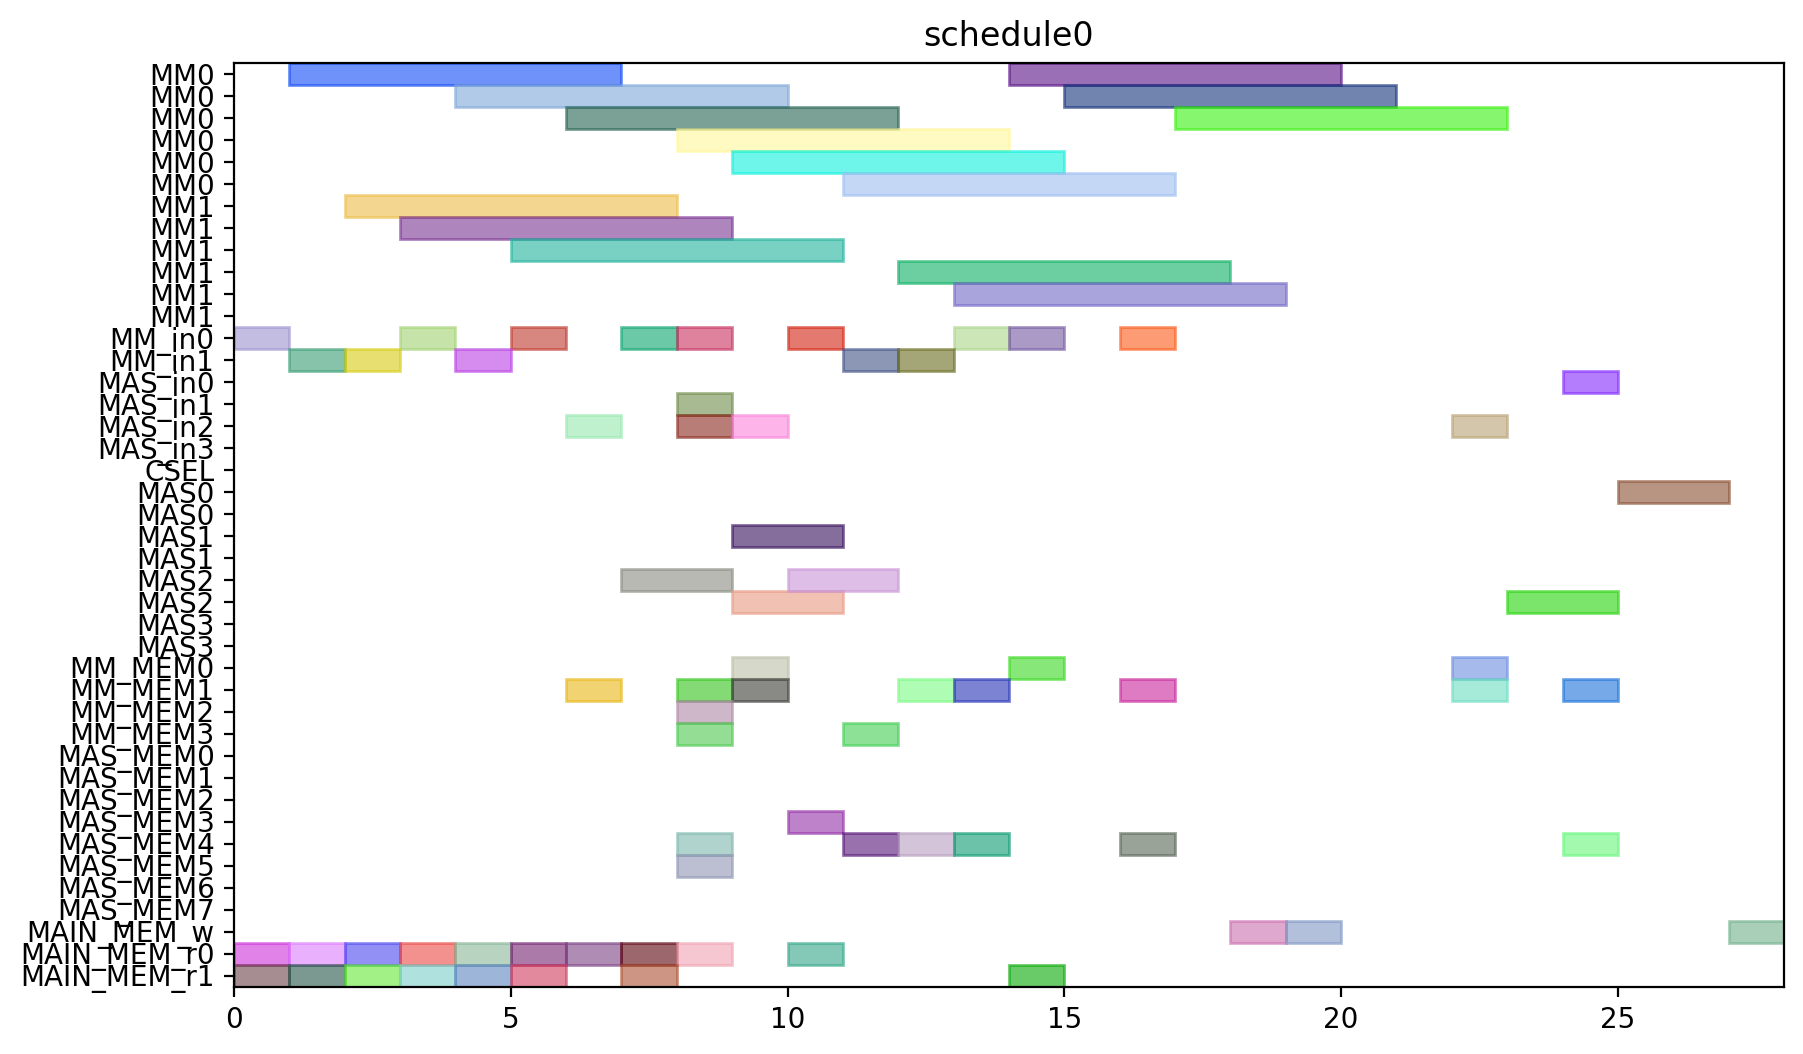

The script that drew this image:
from pyschedule import Scenario, solvers, plotters, alt


def solve():
	horizon = 120
	S = Scenario("schedule0", horizon=horizon)

	# resource
	MM = S.Resources('MM', num=2, size=6)
	MM_in = S.Resources('MM_in', num=2)
	MAS_in = S.Resources('MAS_in', num=4)
	CSEL = S.Resource('CSEL')
	MAS = S.Resources('MAS', num=4, size=2, periods=range(1, horizon))
	MM_MEM = S.Resources('MM_MEM', num=4)
	MAS_MEM = S.Resources('MAS_MEM', num=8)
	MAIN_MEM_w = S.Resource('MAIN_MEM_w', size=1)
	MAIN_MEM_r = S.Resources('MAIN_MEM_r', num=2)

	# result of previous scheduling

	# new tasks
	r1 = S.Task('r1', length=6, delay_cost=1)
	r1 += alt(MM)
	r1_in = S.Task('r1_in', length=1, delay_cost=1)
	r1_in += alt(MM_in)
	S += r1_in*MM_in[0]<=r1*MM[0]
	S += r1_in*MM_in[1]<=r1*MM[1]
	r1_mem0 = S.Task('r1_mem0', length=1, delay_cost=1)
	r1_mem0 += MAIN_MEM_r[0]
	S += r1_mem0 <= r1

	r1_mem1 = S.Task('r1_mem1', length=1, delay_cost=1)
	r1_mem1 += MAIN_MEM_r[1]
	S += r1_mem1 <= r1

	r3 = S.Task('r3', length=6, delay_cost=1)
	r3 += alt(MM)
	r3_in = S.Task('r3_in', length=1, delay_cost=1)
	r3_in += alt(MM_in)
	S += r3_in*MM_in[0]<=r3*MM[0]
	S += r3_in*MM_in[1]<=r3*MM[1]
	r3_mem0 = S.Task('r3_mem0', length=1, delay_cost=1)
	r3_mem0 += MAIN_MEM_r[0]
	S += r3_mem0 <= r3

	r3_mem1 = S.Task('r3_mem1', length=1, delay_cost=1)
	r3_mem1 += MAIN_MEM_r[1]
	S += r3_mem1 <= r3

	r4 = S.Task('r4', length=6, delay_cost=1)
	r4 += alt(MM)
	r4_in = S.Task('r4_in', length=1, delay_cost=1)
	r4_in += alt(MM_in)
	S += r4_in*MM_in[0]<=r4*MM[0]
	S += r4_in*MM_in[1]<=r4*MM[1]
	r4_mem0 = S.Task('r4_mem0', length=1, delay_cost=1)
	r4_mem0 += MAIN_MEM_r[0]
	S += r4_mem0 <= r4

	r4_mem1 = S.Task('r4_mem1', length=1, delay_cost=1)
	r4_mem1 += MAIN_MEM_r[1]
	S += r4_mem1 <= r4

	r5 = S.Task('r5', length=6, delay_cost=1)
	r5 += alt(MM)
	r5_in = S.Task('r5_in', length=1, delay_cost=1)
	r5_in += alt(MM_in)
	S += r5_in*MM_in[0]<=r5*MM[0]
	S += r5_in*MM_in[1]<=r5*MM[1]
	r5_mem0 = S.Task('r5_mem0', length=1, delay_cost=1)
	r5_mem0 += MAIN_MEM_r[0]
	S += r5_mem0 <= r5

	r5_mem1 = S.Task('r5_mem1', length=1, delay_cost=1)
	r5_mem1 += MAIN_MEM_r[1]
	S += r5_mem1 <= r5

	r6 = S.Task('r6', length=6, delay_cost=1)
	r6 += alt(MM)
	r6_in = S.Task('r6_in', length=1, delay_cost=1)
	r6_in += alt(MM_in)
	S += r6_in*MM_in[0]<=r6*MM[0]
	S += r6_in*MM_in[1]<=r6*MM[1]
	r6_mem0 = S.Task('r6_mem0', length=1, delay_cost=1)
	r6_mem0 += MAIN_MEM_r[0]
	S += r6_mem0 <= r6

	r6_mem1 = S.Task('r6_mem1', length=1, delay_cost=1)
	r6_mem1 += MAIN_MEM_r[1]
	S += r6_mem1 <= r6

	r12 = S.Task('r12', length=6, delay_cost=1)
	r12 += alt(MM)
	r12_in = S.Task('r12_in', length=1, delay_cost=1)
	r12_in += alt(MM_in)
	S += r12_in*MM_in[0]<=r12*MM[0]
	S += r12_in*MM_in[1]<=r12*MM[1]
	r12_mem0 = S.Task('r12_mem0', length=1, delay_cost=1)
	r12_mem0 += MAIN_MEM_r[0]
	S += r12_mem0 <= r12

	r12_mem1 = S.Task('r12_mem1', length=1, delay_cost=1)
	r12_mem1 += MAIN_MEM_r[1]
	S += r12_mem1 <= r12

	r13 = S.Task('r13', length=6, delay_cost=1)
	r13 += alt(MM)
	r13_in = S.Task('r13_in', length=1, delay_cost=1)
	r13_in += alt(MM_in)
	S += r13_in*MM_in[0]<=r13*MM[0]
	S += r13_in*MM_in[1]<=r13*MM[1]
	r13_mem0 = S.Task('r13_mem0', length=1, delay_cost=1)
	r13_mem0 += MAIN_MEM_r[0]
	S += r13_mem0 <= r13

	r13_mem1 = S.Task('r13_mem1', length=1, delay_cost=1)
	r13_mem1 += MAIN_MEM_r[1]
	S += r13_mem1 <= r13

	r2 = S.Task('r2', length=2, delay_cost=1)
	r2 += alt(MAS)
	r2_in = S.Task('r2_in', length=1, delay_cost=1)
	r2_in += alt(MAS_in)
	S += r2_in*MAS_in[0]<=r2*MAS[0]

	S += r2_in*MAS_in[1]<=r2*MAS[1]

	S += r2_in*MAS_in[2]<=r2*MAS[2]

	S += r2_in*MAS_in[3]<=r2*MAS[3]

	r2_mem0 = S.Task('r2_mem0', length=1, delay_cost=1)
	r2_mem0 += alt(MM_MEM)
	S += (r1*MM[0])-1 < r2_mem0*MM_MEM[0]
	S += (r1*MM[1])-1 < r2_mem0*MM_MEM[2]
	S += r2_mem0 <= r2

	r2_mem1 = S.Task('r2_mem1', length=1, delay_cost=1)
	r2_mem1 += alt(MM_MEM)
	S += (r1*MM[0])-1 < r2_mem1*MM_MEM[1]
	S += (r1*MM[1])-1 < r2_mem1*MM_MEM[3]
	S += r2_mem1 <= r2

	r7 = S.Task('r7', length=2, delay_cost=1)
	r7 += alt(MAS)
	r7_in = S.Task('r7_in', length=1, delay_cost=1)
	r7_in += alt(MAS_in)
	S += r7_in*MAS_in[0]<=r7*MAS[0]

	S += r7_in*MAS_in[1]<=r7*MAS[1]

	S += r7_in*MAS_in[2]<=r7*MAS[2]

	S += r7_in*MAS_in[3]<=r7*MAS[3]

	r7_mem0 = S.Task('r7_mem0', length=1, delay_cost=1)
	r7_mem0 += alt(MM_MEM)
	S += (r5*MM[0])-1 < r7_mem0*MM_MEM[0]
	S += (r5*MM[1])-1 < r7_mem0*MM_MEM[2]
	S += r7_mem0 <= r7

	r7_mem1 = S.Task('r7_mem1', length=1, delay_cost=1)
	r7_mem1 += alt(MM_MEM)
	S += (r6*MM[0])-1 < r7_mem1*MM_MEM[1]
	S += (r6*MM[1])-1 < r7_mem1*MM_MEM[3]
	S += r7_mem1 <= r7

	r8 = S.Task('r8', length=2, delay_cost=1)
	r8 += alt(MAS)
	r8_in = S.Task('r8_in', length=1, delay_cost=1)
	r8_in += alt(MAS_in)
	S += r8_in*MAS_in[0]<=r8*MAS[0]

	S += r8_in*MAS_in[1]<=r8*MAS[1]

	S += r8_in*MAS_in[2]<=r8*MAS[2]

	S += r8_in*MAS_in[3]<=r8*MAS[3]

	r8_mem0 = S.Task('r8_mem0', length=1, delay_cost=1)
	r8_mem0 += MAIN_MEM_r[0]
	S += r8_mem0 <= r8

	r8_mem1 = S.Task('r8_mem1', length=1, delay_cost=1)
	r8_mem1 += alt(MM_MEM)
	S += (r4*MM[0])-1 < r8_mem1*MM_MEM[1]
	S += (r4*MM[1])-1 < r8_mem1*MM_MEM[3]
	S += r8_mem1 <= r8

	r10 = S.Task('r10', length=2, delay_cost=1)
	r10 += alt(MAS)
	r10_in = S.Task('r10_in', length=1, delay_cost=1)
	r10_in += alt(MAS_in)
	S += r10_in*MAS_in[0]<=r10*MAS[0]

	S += r10_in*MAS_in[1]<=r10*MAS[1]

	S += r10_in*MAS_in[2]<=r10*MAS[2]

	S += r10_in*MAS_in[3]<=r10*MAS[3]

	r10_mem0 = S.Task('r10_mem0', length=1, delay_cost=1)
	r10_mem0 += MAIN_MEM_r[0]
	S += r10_mem0 <= r10

	r10_mem1 = S.Task('r10_mem1', length=1, delay_cost=1)
	r10_mem1 += alt(MM_MEM)
	S += (r4*MM[0])-1 < r10_mem1*MM_MEM[1]
	S += (r4*MM[1])-1 < r10_mem1*MM_MEM[3]
	S += r10_mem1 <= r10

	r9 = S.Task('r9', length=6, delay_cost=1)
	r9 += alt(MM)
	r9_in = S.Task('r9_in', length=1, delay_cost=1)
	r9_in += alt(MM_in)
	S += r9_in*MM_in[0]<=r9*MM[0]
	S += r9_in*MM_in[1]<=r9*MM[1]
	r9_mem0 = S.Task('r9_mem0', length=1, delay_cost=1)
	r9_mem0 += MAIN_MEM_r[0]
	S += r9_mem0 <= r9

	r9_mem1 = S.Task('r9_mem1', length=1, delay_cost=1)
	r9_mem1 += alt(MAS_MEM)
	S += (r7*MAS[0])-1 < r9_mem1*MAS_MEM[1]
	S += (r7*MAS[1])-1 < r9_mem1*MAS_MEM[3]
	S += (r7*MAS[2])-1 < r9_mem1*MAS_MEM[5]
	S += (r7*MAS[3])-1 < r9_mem1*MAS_MEM[7]
	S += r9_mem1 <= r9

	r11 = S.Task('r11', length=6, delay_cost=1)
	r11 += alt(MM)
	r11_in = S.Task('r11_in', length=1, delay_cost=1)
	r11_in += alt(MM_in)
	S += r11_in*MM_in[0]<=r11*MM[0]
	S += r11_in*MM_in[1]<=r11*MM[1]
	r11_mem0 = S.Task('r11_mem0', length=1, delay_cost=1)
	r11_mem0 += alt(MAS_MEM)
	S += (r10*MAS[0])-1 < r11_mem0*MAS_MEM[0]
	S += (r10*MAS[1])-1 < r11_mem0*MAS_MEM[2]
	S += (r10*MAS[2])-1 < r11_mem0*MAS_MEM[4]
	S += (r10*MAS[3])-1 < r11_mem0*MAS_MEM[6]
	S += r11_mem0 <= r11

	r11_mem1 = S.Task('r11_mem1', length=1, delay_cost=1)
	r11_mem1 += alt(MAS_MEM)
	S += (r10*MAS[0])-1 < r11_mem1*MAS_MEM[1]
	S += (r10*MAS[1])-1 < r11_mem1*MAS_MEM[3]
	S += (r10*MAS[2])-1 < r11_mem1*MAS_MEM[5]
	S += (r10*MAS[3])-1 < r11_mem1*MAS_MEM[7]
	S += r11_mem1 <= r11

	PX_new = S.Task('PX_new', length=6, delay_cost=1)
	PX_new += alt(MM)
	PX_new_in = S.Task('PX_new_in', length=1, delay_cost=1)
	PX_new_in += alt(MM_in)
	S += PX_new_in*MM_in[0]<=PX_new*MM[0]
	S += PX_new_in*MM_in[1]<=PX_new*MM[1]
	S += 0<PX_new

	PX_new_w = S.Task('PX_new_w', length=1, delay_cost=1)
	PX_new_w += alt(MAIN_MEM_w)
	S += PX_new <= PX_new_w

	PX_new_mem0 = S.Task('PX_new_mem0', length=1, delay_cost=1)
	PX_new_mem0 += alt(MAS_MEM)
	S += (r2*MAS[0])-1 < PX_new_mem0*MAS_MEM[0]
	S += (r2*MAS[1])-1 < PX_new_mem0*MAS_MEM[2]
	S += (r2*MAS[2])-1 < PX_new_mem0*MAS_MEM[4]
	S += (r2*MAS[3])-1 < PX_new_mem0*MAS_MEM[6]
	S += PX_new_mem0 <= PX_new

	PX_new_mem1 = S.Task('PX_new_mem1', length=1, delay_cost=1)
	PX_new_mem1 += alt(MM_MEM)
	S += (r12*MM[0])-1 < PX_new_mem1*MM_MEM[1]
	S += (r12*MM[1])-1 < PX_new_mem1*MM_MEM[3]
	S += PX_new_mem1 <= PX_new

	r14 = S.Task('r14', length=6, delay_cost=1)
	r14 += alt(MM)
	r14_in = S.Task('r14_in', length=1, delay_cost=1)
	r14_in += alt(MM_in)
	S += r14_in*MM_in[0]<=r14*MM[0]
	S += r14_in*MM_in[1]<=r14*MM[1]
	r14_mem0 = S.Task('r14_mem0', length=1, delay_cost=1)
	r14_mem0 += alt(MAS_MEM)
	S += (r2*MAS[0])-1 < r14_mem0*MAS_MEM[0]
	S += (r2*MAS[1])-1 < r14_mem0*MAS_MEM[2]
	S += (r2*MAS[2])-1 < r14_mem0*MAS_MEM[4]
	S += (r2*MAS[3])-1 < r14_mem0*MAS_MEM[6]
	S += r14_mem0 <= r14

	r14_mem1 = S.Task('r14_mem1', length=1, delay_cost=1)
	r14_mem1 += alt(MM_MEM)
	S += (r3*MM[0])-1 < r14_mem1*MM_MEM[1]
	S += (r3*MM[1])-1 < r14_mem1*MM_MEM[3]
	S += r14_mem1 <= r14

	Z1_new = S.Task('Z1_new', length=6, delay_cost=1)
	Z1_new += alt(MM)
	Z1_new_in = S.Task('Z1_new_in', length=1, delay_cost=1)
	Z1_new_in += alt(MM_in)
	S += Z1_new_in*MM_in[0]<=Z1_new*MM[0]
	S += Z1_new_in*MM_in[1]<=Z1_new*MM[1]
	S += 0<Z1_new

	Z1_new_w = S.Task('Z1_new_w', length=1, delay_cost=1)
	Z1_new_w += alt(MAIN_MEM_w)
	S += Z1_new <= Z1_new_w

	Z1_new_mem0 = S.Task('Z1_new_mem0', length=1, delay_cost=1)
	Z1_new_mem0 += alt(MAS_MEM)
	S += (r2*MAS[0])-1 < Z1_new_mem0*MAS_MEM[0]
	S += (r2*MAS[1])-1 < Z1_new_mem0*MAS_MEM[2]
	S += (r2*MAS[2])-1 < Z1_new_mem0*MAS_MEM[4]
	S += (r2*MAS[3])-1 < Z1_new_mem0*MAS_MEM[6]
	S += Z1_new_mem0 <= Z1_new

	Z1_new_mem1 = S.Task('Z1_new_mem1', length=1, delay_cost=1)
	Z1_new_mem1 += alt(MM_MEM)
	S += (r13*MM[0])-1 < Z1_new_mem1*MM_MEM[1]
	S += (r13*MM[1])-1 < Z1_new_mem1*MM_MEM[3]
	S += Z1_new_mem1 <= Z1_new

	r15 = S.Task('r15', length=6, delay_cost=1)
	r15 += alt(MM)
	r15_in = S.Task('r15_in', length=1, delay_cost=1)
	r15_in += alt(MM_in)
	S += r15_in*MM_in[0]<=r15*MM[0]
	S += r15_in*MM_in[1]<=r15*MM[1]
	r15_mem0 = S.Task('r15_mem0', length=1, delay_cost=1)
	r15_mem0 += alt(MAS_MEM)
	S += (r8*MAS[0])-1 < r15_mem0*MAS_MEM[0]
	S += (r8*MAS[1])-1 < r15_mem0*MAS_MEM[2]
	S += (r8*MAS[2])-1 < r15_mem0*MAS_MEM[4]
	S += (r8*MAS[3])-1 < r15_mem0*MAS_MEM[6]
	S += r15_mem0 <= r15

	r15_mem1 = S.Task('r15_mem1', length=1, delay_cost=1)
	r15_mem1 += alt(MM_MEM)
	S += (r9*MM[0])-1 < r15_mem1*MM_MEM[1]
	S += (r9*MM[1])-1 < r15_mem1*MM_MEM[3]
	S += r15_mem1 <= r15

	r16 = S.Task('r16', length=6, delay_cost=1)
	r16 += alt(MM)
	r16_in = S.Task('r16_in', length=1, delay_cost=1)
	r16_in += alt(MM_in)
	S += r16_in*MM_in[0]<=r16*MM[0]
	S += r16_in*MM_in[1]<=r16*MM[1]
	r16_mem0 = S.Task('r16_mem0', length=1, delay_cost=1)
	r16_mem0 += alt(MM_MEM)
	S += (r11*MM[0])-1 < r16_mem0*MM_MEM[0]
	S += (r11*MM[1])-1 < r16_mem0*MM_MEM[2]
	S += r16_mem0 <= r16

	r16_mem1 = S.Task('r16_mem1', length=1, delay_cost=1)
	r16_mem1 += MAIN_MEM_r[1]
	S += r16_mem1 <= r16

	r17 = S.Task('r17', length=2, delay_cost=1)
	r17 += alt(MAS)
	r17_in = S.Task('r17_in', length=1, delay_cost=1)
	r17_in += alt(MAS_in)
	S += r17_in*MAS_in[0]<=r17*MAS[0]

	S += r17_in*MAS_in[1]<=r17*MAS[1]

	S += r17_in*MAS_in[2]<=r17*MAS[2]

	S += r17_in*MAS_in[3]<=r17*MAS[3]

	r17_mem0 = S.Task('r17_mem0', length=1, delay_cost=1)
	r17_mem0 += alt(MM_MEM)
	S += (r14*MM[0])-1 < r17_mem0*MM_MEM[0]
	S += (r14*MM[1])-1 < r17_mem0*MM_MEM[2]
	S += r17_mem0 <= r17

	r17_mem1 = S.Task('r17_mem1', length=1, delay_cost=1)
	r17_mem1 += alt(MM_MEM)
	S += (r15*MM[0])-1 < r17_mem1*MM_MEM[1]
	S += (r15*MM[1])-1 < r17_mem1*MM_MEM[3]
	S += r17_mem1 <= r17

	PY_new = S.Task('PY_new', length=2, delay_cost=1)
	PY_new += alt(MAS)
	PY_new_in = S.Task('PY_new_in', length=1, delay_cost=1)
	PY_new_in += alt(MAS_in)
	S += PY_new_in*MAS_in[0]<=PY_new*MAS[0]

	S += PY_new_in*MAS_in[1]<=PY_new*MAS[1]

	S += PY_new_in*MAS_in[2]<=PY_new*MAS[2]

	S += PY_new_in*MAS_in[3]<=PY_new*MAS[3]

	S += 0<PY_new

	PY_new_w = S.Task('PY_new_w', length=1, delay_cost=1)
	PY_new_w += alt(MAIN_MEM_w)
	S += PY_new <= PY_new_w

	PY_new_mem0 = S.Task('PY_new_mem0', length=1, delay_cost=1)
	PY_new_mem0 += alt(MAS_MEM)
	S += (r17*MAS[0])-1 < PY_new_mem0*MAS_MEM[0]
	S += (r17*MAS[1])-1 < PY_new_mem0*MAS_MEM[2]
	S += (r17*MAS[2])-1 < PY_new_mem0*MAS_MEM[4]
	S += (r17*MAS[3])-1 < PY_new_mem0*MAS_MEM[6]
	S += PY_new_mem0 <= PY_new

	PY_new_mem1 = S.Task('PY_new_mem1', length=1, delay_cost=1)
	PY_new_mem1 += alt(MM_MEM)
	S += (r16*MM[0])-1 < PY_new_mem1*MM_MEM[1]
	S += (r16*MM[1])-1 < PY_new_mem1*MM_MEM[3]
	S += PY_new_mem1 <= PY_new

	solvers.mip.solve(S,msg=1,kind='CPLEX',ratio_gap=1.01)

	solution = [['hoge']*len(S.solution()[1]) for i in range(len(S.solution()))]
	for i in range(len(S.solution())):
		for j in range(len(S.solution()[i])):
			solution[i][j]=str(S.solution()[i][j])
	print(solution)

	cycles = int(solution[-1][3])

	pic_file_name = "/mnt/rose/usr1/fukuda/ABE/multiRAM_multiMAS_16mux/scheduling_result/stage6MM2_stage2MAS4/EP_YRECOVER/schedule0.png"
	if(S.solution() != []):
		plotters.matplotlib.plot(S,img_filename=pic_file_name, show_task_labels=False, fig_size=(cycles*0.25+3, 6))

	return solution
